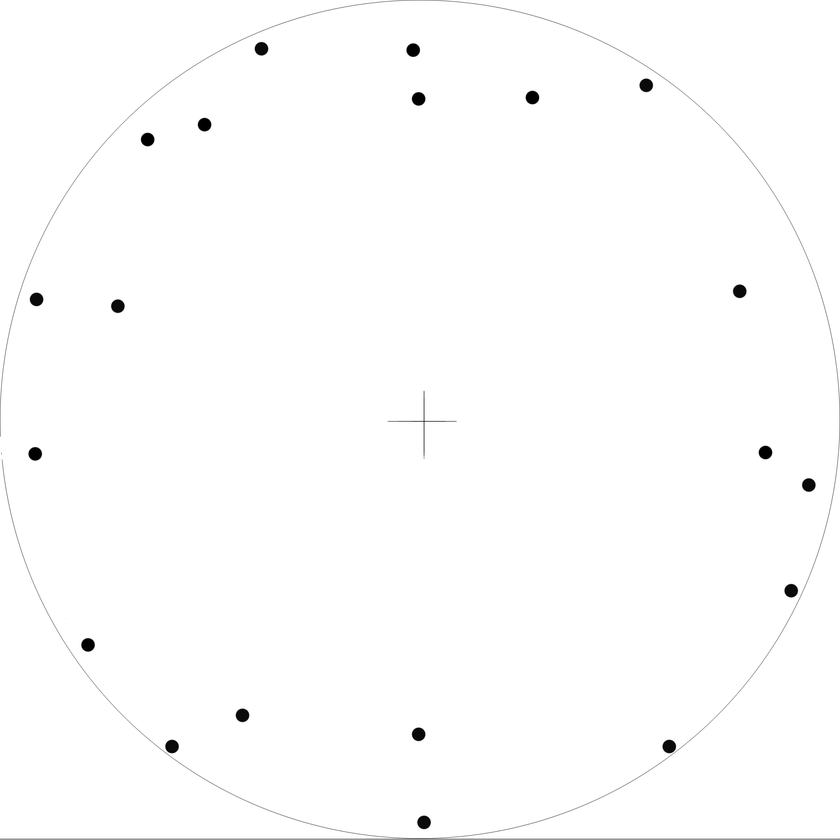
#> input picture MutiView3DReconstruction(paper)/template/template.png, 840 x 840 px, shrunk from 2480 x 2480 before the run
$ python findcontour.py
#> lines starting #> are read from the running program, lines starting #| are printed output that depends on the picture; after the words box and inside, x2 and y2 are one past the last pixel; in counts of white or black regions, pixels touching at a corner belong together; long printed decimals are rounded
import numpy as np
import cv2

img = cv2.imread('template.png')
#> img is the input picture: shape (840, 840, 3); min 0, max 255, mean 253.4
img1 = cv2.GaussianBlur(img, (3, 3), 0)
gray = cv2.cvtColor(img1, cv2.COLOR_BGR2GRAY)
cv2.namedWindow('Color', cv2.WINDOW_NORMAL)
ret, binary = cv2.threshold(gray, 0, 255, cv2.THRESH_BINARY | cv2.THRESH_OTSU)
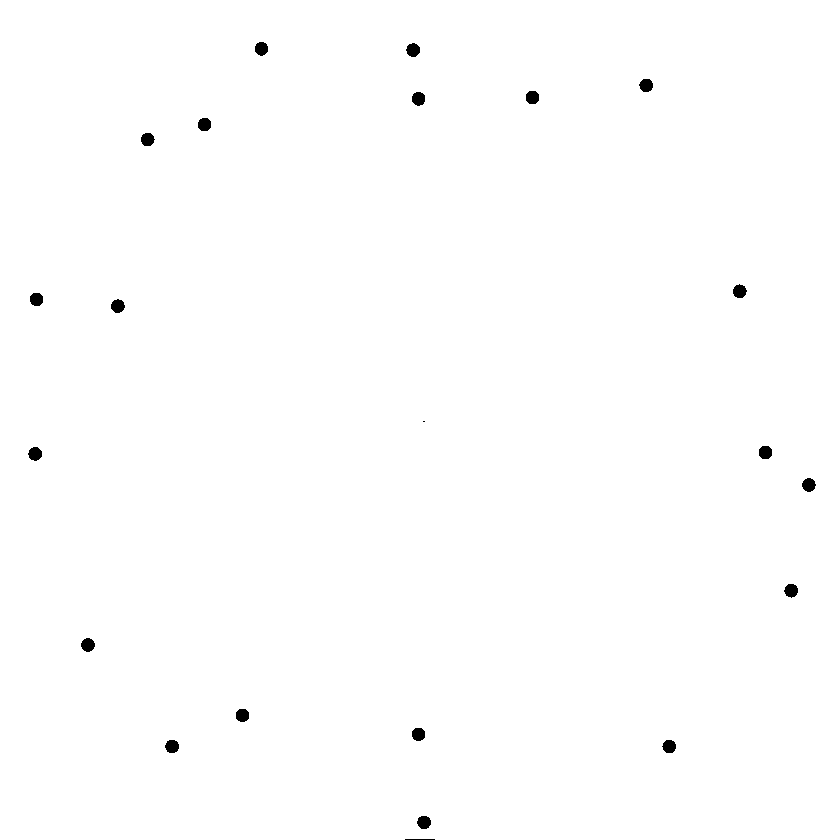
#> binary: shape (840, 840); 99.6% white; 22 black regions (1 under 20 px)
#> ret = 143

contours, hierarchy = cv2.findContours(binary,cv2.RETR_TREE,cv2.CHAIN_APPROX_SIMPLE)
#> contours = 22 contours, 1 with area under 20; largest, box (x1, y1, x2, y2) and area: (0, 0, 840, 840) 703891, (80, 637, 96, 653) 167, (27, 446, 43, 462) 167, (405, 42, 421, 58) 167, (411, 91, 426, 107) 166
xl = []
yl = []
rl = []
# print(len(contours))
for i,contour in enumerate(contours):
    if i==0:
        continue
    (x, y), radius = cv2.minEnclosingCircle(contours[i])
    print(radius)
    center = (int(x), int(y))
    radius = int(radius)
    # if 1 < radius and radius<6 :
    if 1:
        xl.append(int(x))
        yl.append(int(y))
        rl.append(radius)
#> this loop made 22 passes
#> (x, y, radius, center) on passes 2, 3, 4, 7, 8, 9, 10, 12, 13, 15, 16, 18: (423.6, 821.9, 7, (423, 821)), (668.6, 746.1, 7, (668, 746)), (171.6, 746, 7, (171, 746)), (87.5, 644.5, 7, (87, 644)), (790.6, 590.3, 7, (790, 590)), (808.5, 484.5, 7, (808, 484)), (34.71, 453.4, 7, (34, 453)), (423.5, 421, 1, (423, 421)), (117.4, 305.7, 7, (117, 305)), (739.4, 290.7, 7, (739, 290)), (147.4, 139.1, 7, (147, 139)), (418.1, 98.39, 7, (418, 98))
#> (x, y, radius) on passes 5, 6, 11, 14, 17, 19: (418, 734, 7), (242, 715, 7), (765, 452, 7), (36, 299, 7), (204, 124, 7), (532, 97, 7)
#| 7.682
#| 7.651
#| 7.666
#| 7.616
#| 7.616
#| 7.649
#| 7.732
#| 7.649
#> (further printed lines are left out)
#> after the loop, rl = [7, 7, 7, 7, 7, 7, 7, 7, 7, 7, 1, 7, 7, 7, 7, 7, 7, 7, 7, 7, 7]; xl = [423, 668, 171, 418, 242, 87, 790, 808, 34, 765, 423, 117, 36, 739, 147, 204, 418, 532, 645, 412, 261]; yl = [821, 746, 746, 734, 715, 644, 590, 484, 453, 452, 421, 305, 299, 290, 139, 124, 98, 97, 84, 49, 48]
# print(len(xl))

for i,x in enumerate(xl):
    cv2.circle(img, (xl[i],yl[i]), rl[i], (0, 255, 0), -1)
#> this loop made 21 passes
#> x on passes 1 to 12: 423, 668, 171, 418, 242, 87, 790, 808, 34, 765, 423, 117
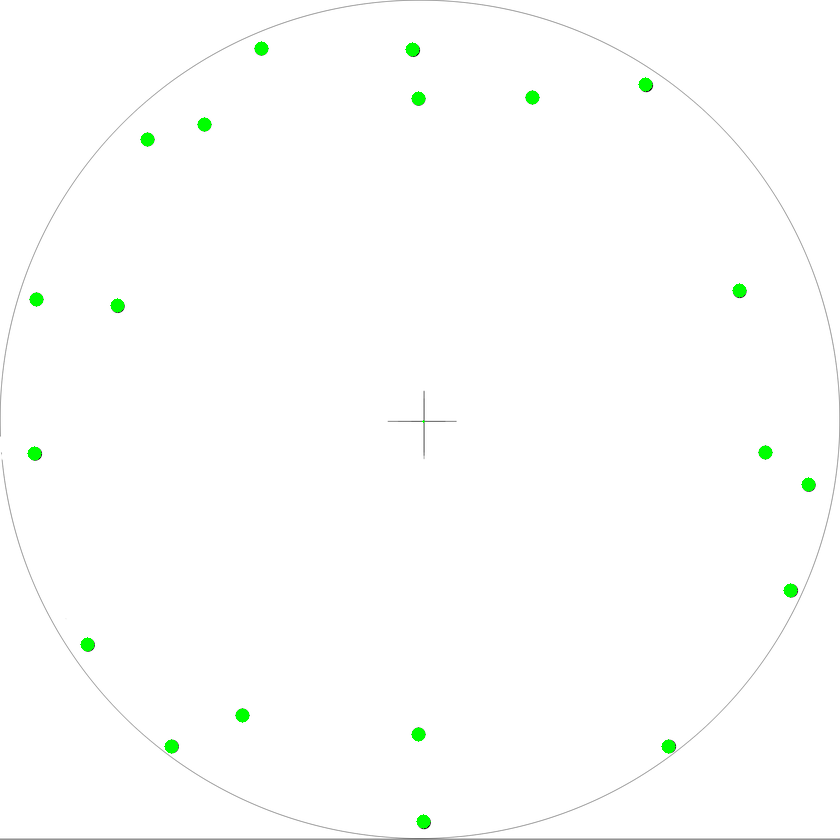
#> img: shape (840, 840, 3); 0.42% of pixels changed, all inside (x1, y1, x2, y2) = (27, 41, 816, 829)

# [12 lines of commented-out code are left out]

cv2.imshow("Color", img)
cv2.waitKey()
cv2.destroyAllWindows()
